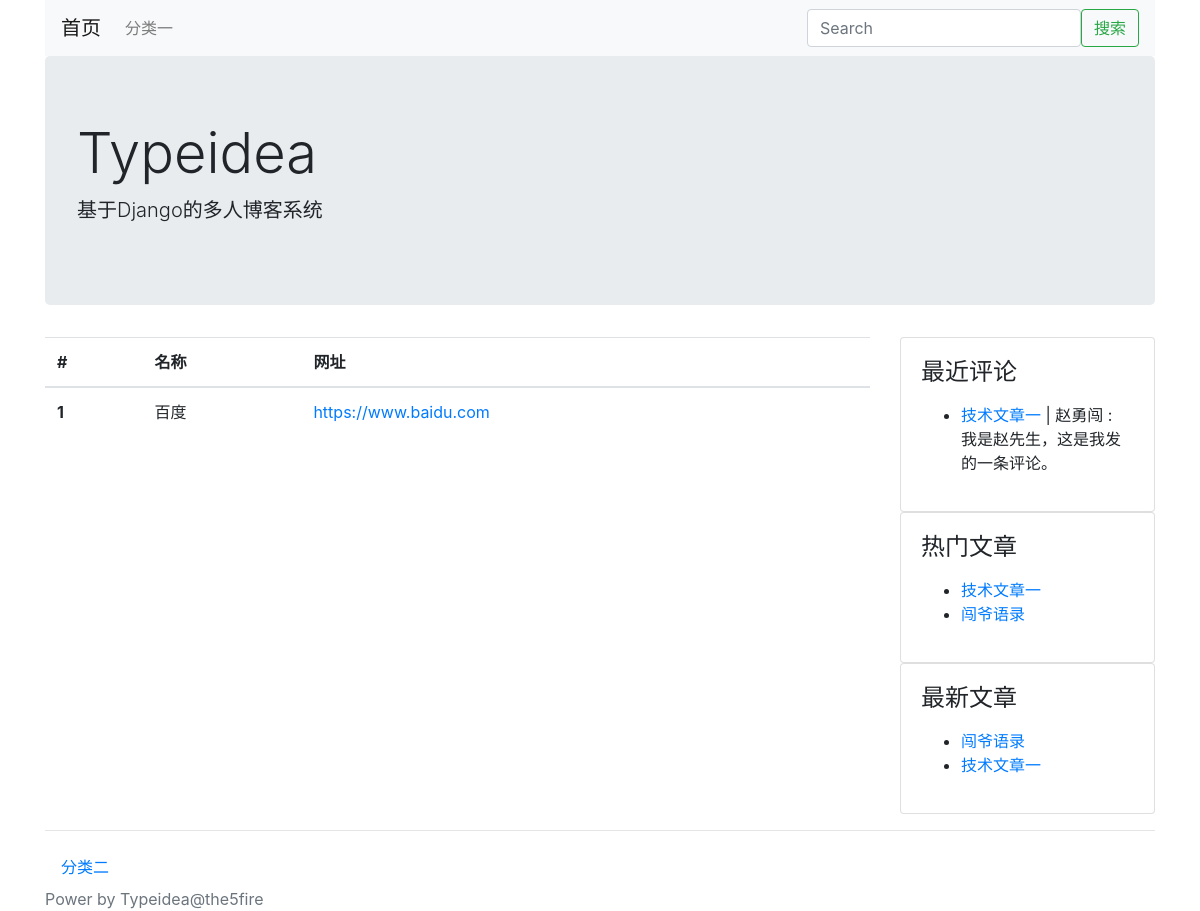
Before: /links/ with the older database file.
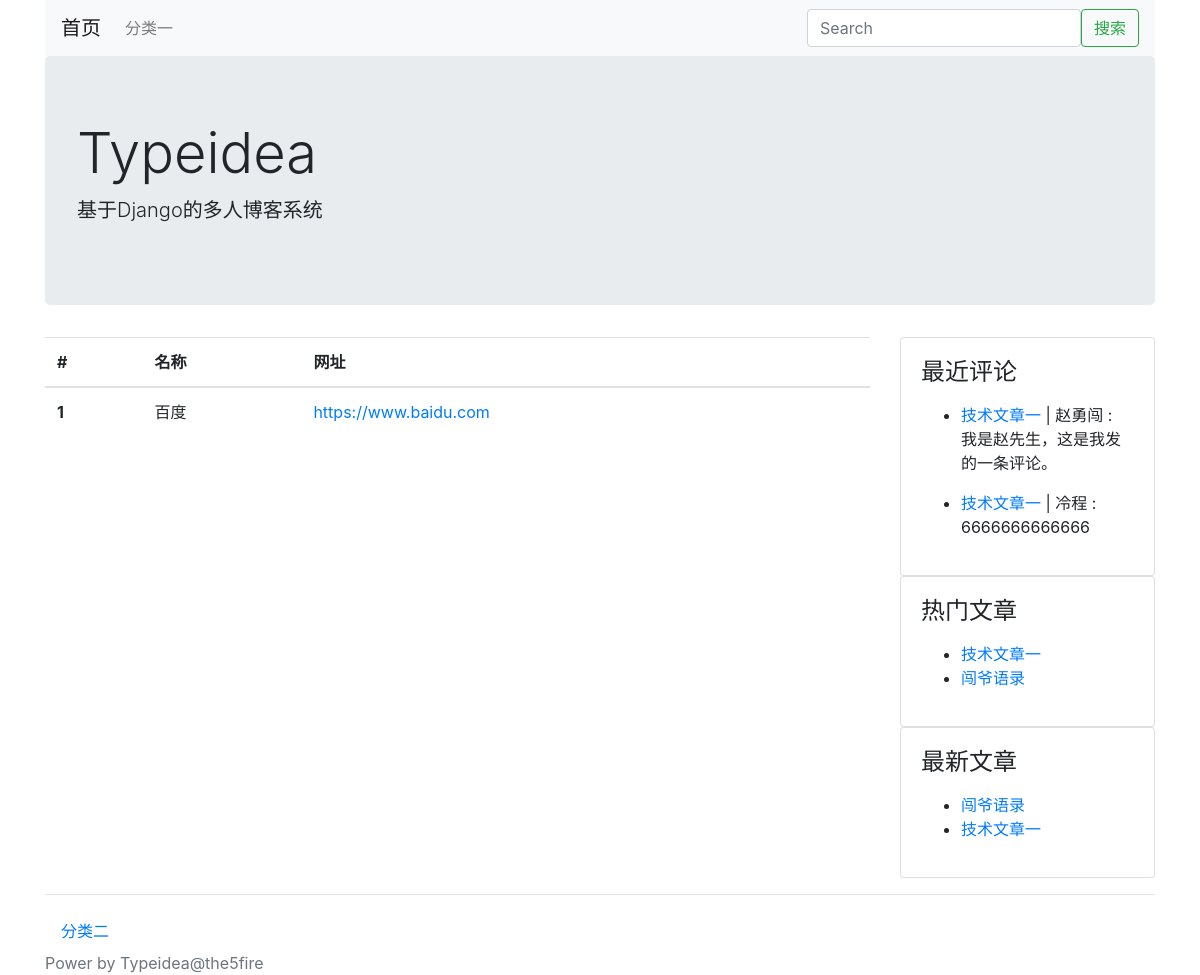
After: the same page with the newer database file.
### blog/models.py (models this page shows, shortened)
class Category(models.Model):
    STATUS_NORMAL = 1
    STATUS_DELETE = 0
    STATUS_ITEMS = (
        (STATUS_NORMAL, '正常'),
        (STATUS_DELETE, '删除'),
    )
    name = models.CharField(max_length=50, verbose_name="名称")
    status = models.PositiveIntegerField(default=STATUS_NORMAL, choices=STATUS_ITEMS, verbose_name="状态")
    is_nav = models.BooleanField(default=False, verbose_name="是否为导航")
    owner = models.ForeignKey(User, verbose_name="作者", on_delete=models.DO_NOTHING)
    created_time = models.DateTimeField(auto_now_add=True, verbose_name="创建时间")
    class Meta:
        verbose_name = verbose_name_plural = '分类'
    @classmethod
    def get_navs(cls):
        categories = cls.objects.filter(status=cls.STATUS_NORMAL)
        nav_categories = []
        normal_categories = []
        for cate in categories:
            if cate.is_nav:
                nav_categories.append(cate)
            else:
                normal_categories.append(cate)
        return {
            'navs': nav_categories,
            'categories': normal_categories,
        }

class Post(models.Model):
    STATUS_NORMAL = 1
    STATUS_DELETE = 0
    STATUS_DRAFT = 2
    STATUS_ITEMS = (
        (STATUS_NORMAL, '正常'),
        (STATUS_DELETE, '删除'),
        (STATUS_DRAFT, '草稿'),
    )
    title = models.CharField(max_length=255, verbose_name="标题")
    desc = models.CharField(max_length=1024, blank=True, verbose_name="摘要")
    content = models.TextField(verbose_name="正文", help_text="正文必须为MarkDown格式")
    content_html = models.TextField(verbose_name="正文html代码", blank=True, editable=False)
    status = models.PositiveIntegerField(default=STATUS_NORMAL, choices=STATUS_ITEMS, verbose_name="状态")
    category = models.ForeignKey(Category, verbose_name="分类", on_delete=models.DO_NOTHING)
    tag = models.ManyToManyField(Tag, verbose_name="标签")
    owner = models.ForeignKey(User, verbose_name="作者", on_delete=models.DO_NOTHING)
    created_time = models.DateTimeField(auto_now_add=True, verbose_name="创建时间")
    pv = models.PositiveIntegerField(default=1)
    uv = models.PositiveIntegerField(default=1)
    class Meta:
        verbose_name = verbose_name_plural = "文章"
    @classmethod
    def latest_posts(cls, with_related=True):
        queryset = cls.objects.filter(status=cls.STATUS_NORMAL)
        if with_related:
            queryset = queryset.select_related('owner', 'category')
        return queryset
    @classmethod
    def hot_posts(cls):
        return cls.objects.filter(status=cls.STATUS_NORMAL).order_by('-pv')

### config/models.py (models this page shows, shortened)
class Link(models.Model):
    STATUS_NORMAL = 1
    STATUS_DELETE = 0
    STATUS_ITEMS = (
        (STATUS_NORMAL, '正常'),
        (STATUS_DELETE, '删除'),
    )
    title = models.CharField(max_length=50, verbose_name="标题")
    href = models.URLField(verbose_name="链接")  # 默认长度200
    status = models.PositiveIntegerField(default=STATUS_NORMAL, choices=STATUS_ITEMS, verbose_name="状态")
    weight = models.PositiveIntegerField(default=1, choices=zip(range(1, 6), range(1, 6)),
                                         verbose_name="权重",
                                         help_text="权重高展示顺序靠前")
    owner = models.ForeignKey(User, verbose_name="作者", on_delete=models.DO_NOTHING)
    created_time = models.DateTimeField(auto_now_add=True, verbose_name="创建时间")
    class Meta:
        verbose_name = verbose_name_plural = "友链"

class SideBar(models.Model):
    STATUS_SHOW = 1
    STATUS_HIDE = 0
    STATUS_ITEMS = (
        (STATUS_SHOW, '展示'),
        (STATUS_HIDE, '隐藏'),
    )
    DISPLAY_HTML = 1
    DISPLAY_LATEST = 2
    DISPLAY_HOT = 3
    DISPLAY_COMMENT = 4
    SIDE_TYPE = (
        (DISPLAY_HTML, 'HTML'),
        (DISPLAY_LATEST, '最新文章'),
        (DISPLAY_HOT, '最热文章'),
        (DISPLAY_COMMENT, '最近评论'),
    )
    title = models.CharField(max_length=50, verbose_name="标题")
    display_type = models.PositiveIntegerField(default=1, choices=SIDE_TYPE,
                                               verbose_name="展示类型")
    content = models.CharField(max_length=500, blank=True, verbose_name="内容",
                               help_text="如果设置的不是HTML类型，可为空")
    status = models.PositiveIntegerField(default=STATUS_SHOW, choices=STATUS_ITEMS, verbose_name="状态")
    owner = models.ForeignKey(User, verbose_name="作者", on_delete=models.DO_NOTHING)
    created_time = models.DateTimeField(auto_now_add=True, verbose_name="创建时间")
    class Meta:
        verbose_name = verbose_name_plural = "侧边栏"
    @classmethod
    def get_all(cls):
        return cls.objects.filter(status=cls.STATUS_SHOW)
    def content_html(self):
        from blog.models import Post  # 避免循环引用
        from comment.models import Comment
        result = ''
        if self.display_type == self.DISPLAY_HTML:
            result = self.content
        elif self.display_type == self.DISPLAY_LATEST:
            context = {
                'posts': Post.latest_posts(with_related=False)
            }
            result = render_to_string('config/blocks/sidebar_posts.html', context)
        elif self.display_type == self.DISPLAY_HOT:
            context = {
                'posts': Post.hot_posts()
            }
            result = render_to_string('config/blocks/sidebar_posts.html', context)
        elif self.display_type == self.DISPLAY_COMMENT:
            comments = Comment.objects.filter(status=Comment.STATUS_NORMAL)
            for comment in comments:
                post_id = comment.target.split('/')[-1][:-5]
                comment.title = Post.objects.filter(id=post_id)[0].title
            context = {
                'comments': comments
            }
            result = render_to_string('config/blocks/sidebar_comments.html', context)
        return result

### comment/models.py (models this page shows, shortened)
class Comment(models.Model):
    STATUS_NORMAL = 1
    STATUS_DELETE = 0
    STATUS_ITEMS = (
        (STATUS_NORMAL, '正常'),
        (STATUS_DELETE, '删除'),
    )
    target = models.CharField(max_length=100, verbose_name="评论目标")
    content = models.CharField(max_length=2000, verbose_name="内容")
    nickname = models.CharField(max_length=50, verbose_name="昵称")
    website = models.URLField(verbose_name="网站")
    email = models.EmailField(verbose_name="邮箱")
    status = models.PositiveIntegerField(default=STATUS_NORMAL, choices=STATUS_ITEMS, verbose_name="状态")
    created_time = models.DateTimeField(auto_now_add=True, verbose_name="创建时间")
    class Meta:
        verbose_name = verbose_name_plural = "评论"

### config/views.py (the view)
# urls.py: url(r'^links/$', LinkListView.as_view(), name='links'),
class LinkListView(CommonViewMixin, ListView):
    queryset = Link.objects.filter(status=Link.STATUS_NORMAL)
    template_name = 'config/Links.html'
    context_object_name = 'link_list'

### blog/views.py (called while the page is built)
    def get_context_data(self, **kwargs):
        context = super().get_context_data(**kwargs)
        context.update({
            'sidebars': SideBar.get_all()
        })
        context.update(Category.get_navs())
        return context

### typeidea/themes/bootstrap/templates/config/links.html (shortened to what this page needs)
{% extends "blog/base.html" %}
{% block main %}
<table class="table">
<thead>
<tr>
    <th scope="col">#</th>
    <th scope="col">名称</th>
    <th scope="col">网址</th>
</tr>
</thead>
<tbody>
    {% for link in link_list %}
        <tr>
            <th scope="row">{{ forloop.counter }}</th>
            <td>{{ link.title }}</td>
            <td><a href="{{ link.href }}">{{ link.href }}</a></td>
        </tr>
    {% endfor %}
</tbody>
</table>
{% endblock %}

### typeidea/themes/bootstrap/templates/blog/base.html (shortened to what this page needs)
{% load static %}
<!DOCTYPE HTML>
<html lang="en">
  <head>
    <link rel="stylesheet" href="{% static 'css/bootstrap.css' %}">
  </head>
  <body>
	<div class="container head">
        <nav class="navbar navbar-expand-lg navbar-light bg-light">
          <a class="navbar-brand" href="/">首页</a>
          <div class="collapse navbar-collapse" id="navbarSupportedContent">
            <ul class="navbar-nav mr-auto">
            {% for cate in navs %}
              <li class="nav-item">
                  <a class="nav-link" href="{% url 'category-list' cate.id %}">{{ cate.name }}</a>
              </li>
            {% endfor %}
            </ul>
            <form class="form-inline" action='/search/' method="GET">
              <input class="form-control" type="search" name="keyword" placeholder="Search"
                     aria-label="Search" value="{{ keyword }}">
              <button class="btn btn-outline-success" type="submit">搜索</button>
            </form>
          </div>
        </nav>
        <div class="jumbotron">
            <h1 class="display-4">Typeidea</h1>
            <p class="lead">基于Django的多人博客系统</p>
        </div>
	</div>
	<div class="container main">
        <div class="row">
            <div class="col-9 post-list">
            {% block main %}
            {% endblock %}
            </div>
            <div class="col-3">
                {% block sidebar %}
                    {% for sidebar in sidebars %}
                    <div class="card sidebar">
                        <div class="card-body">
                            <h4 class="card-title">{{ sidebar.title }}</h4>
                            <p>
                            {{ sidebar.content_html }}
                            </p>
                        </div>
                    </div>
                    {% endfor %}
                {% endblock %}
            </div>
        </div>
    </div>
    <footer class="footer">
        {% block footer %}
        <div class="container">
            <hr/>
            <nav class="nav category">
            {% for cate in categories %}
            <a href="{% url 'category-list' cate.id %}" class="nav-link">{{ cate.name }}</a>
            {% endfor %}
            </nav>
        </div>
        <div class="container power">
            <span class="text-muted">Power by Typeidea@the5fire</span>
        </div>
        {% endblock %}
    </footer>
  </body>
</html>

### typeidea/themes/bootstrap/templates/config/blocks/sidebar_comments.html
{% autoescape off %}
<ul>
{% for comment in comments %}
<li><a href="{{ comment.target }}">{{ comment.title }}</a> | {{ comment.nickname }} : {{ comment.content }}
{% endfor %}
</ul>
{% endautoescape %}

### typeidea/themes/bootstrap/templates/config/blocks/sidebar_posts.html
<ul>
{% for post in posts %}
<li><a href="{% url 'post-detail' post.id %}">{{ post.title }}</a>
{% endfor %}
</ul>

Changed rows visible on the page:
added Comment: title "技术文章一", nickname "冷程", content "6666666666666", shown under SideBar "最近评论"
